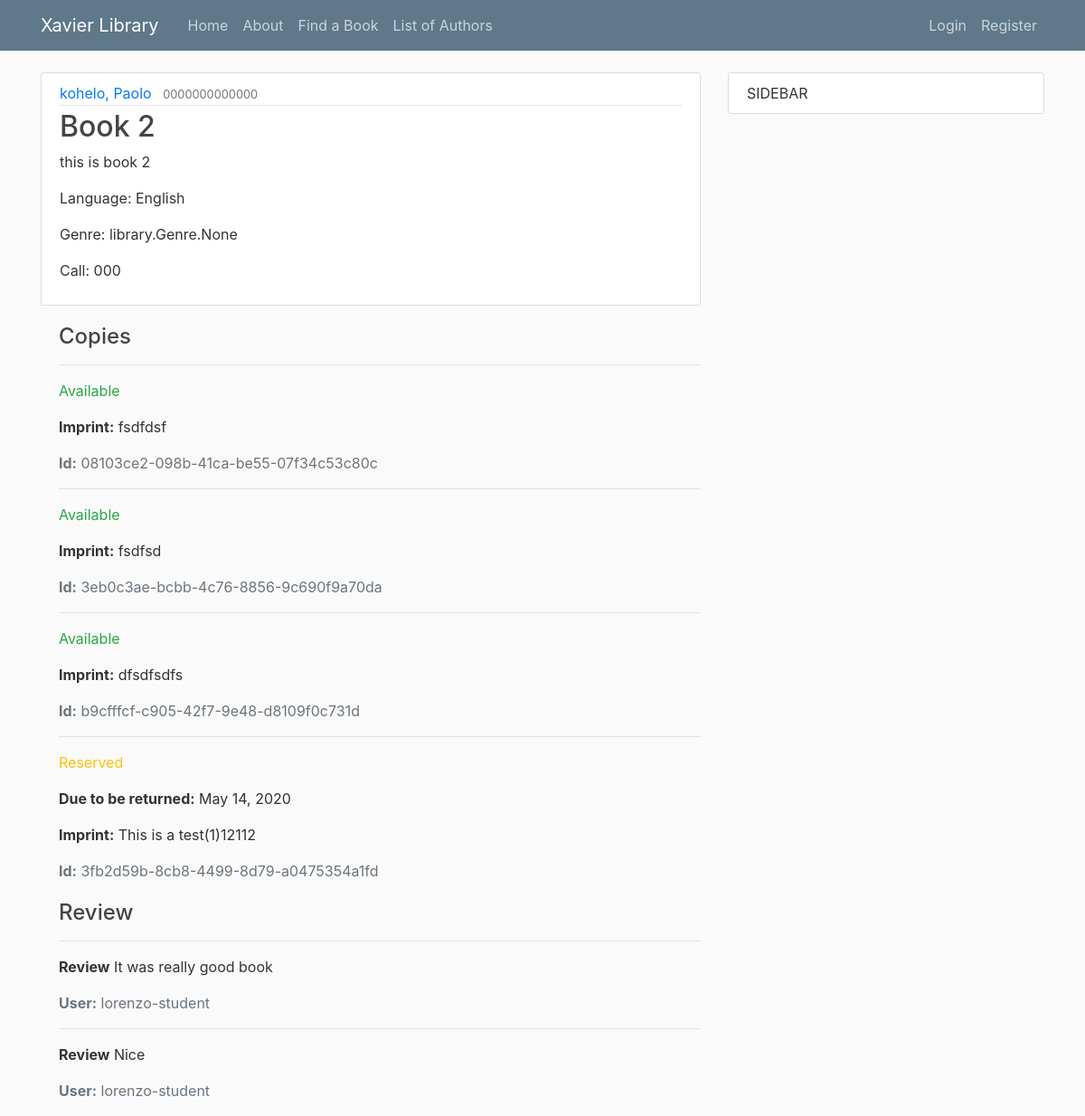
/book/2/, run on an earlier commit of the app's database.
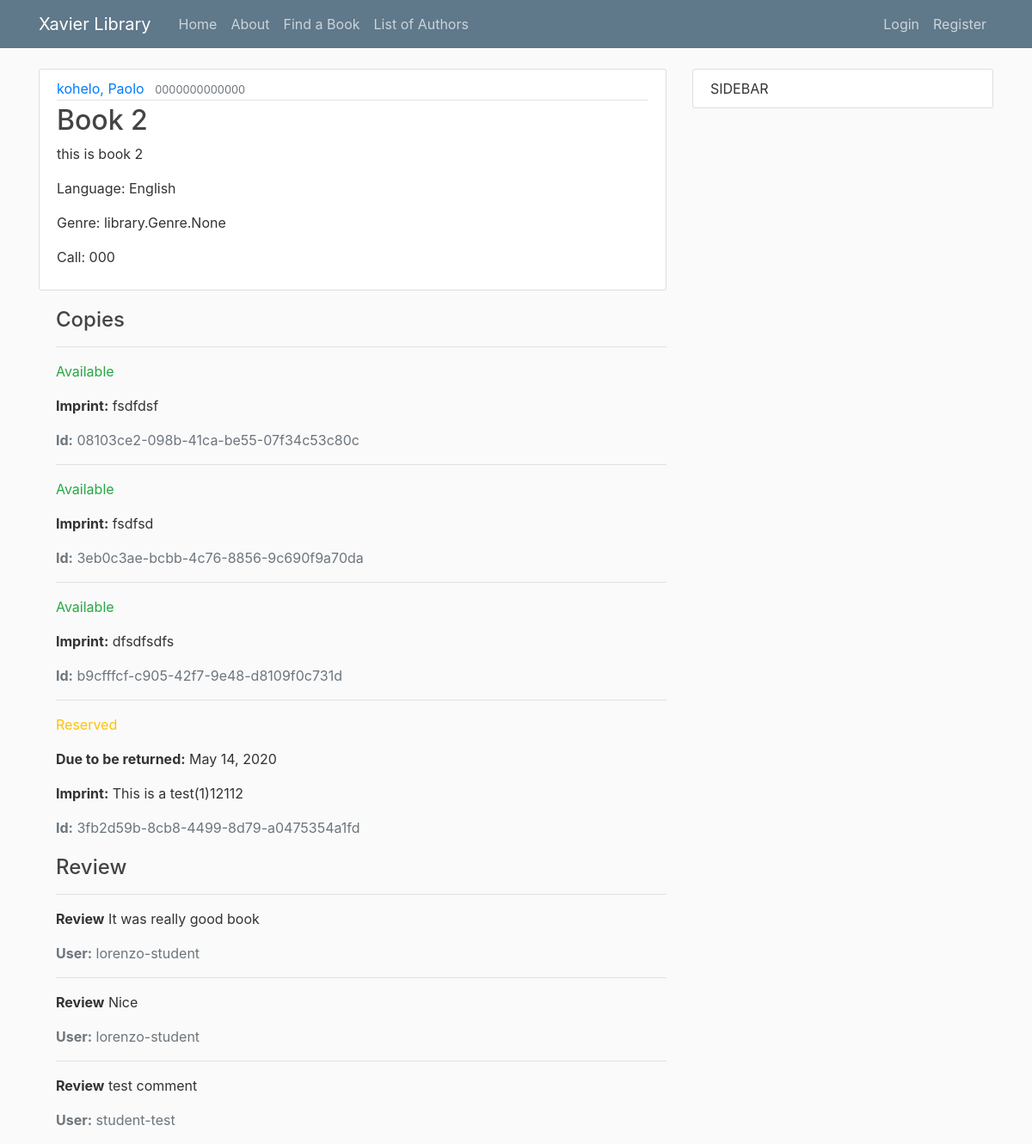
And on a later commit of the database.
### library/models.py (models this page shows, shortened)
class BookInstance(models.Model):
    id = models.UUIDField(primary_key=True, default=uuid.uuid4,
                          help_text="Unique ID for this particular book across whole library")
    book = models.ForeignKey('Book', on_delete=models.SET_NULL, null=True)
    imprint = models.CharField(max_length=200)
    due_back = models.DateField(null=True, blank=True, help_text="YYYY-MM-DD")
    borrower = models.ForeignKey(User, on_delete=models.SET_NULL, null=True, blank=True)
    LOAN_STATUS = (
        ('a', 'Available'),
        ('r', 'Reserved'),
    )
    """('d', 'Maintenance'),"""
    """('o', 'On loan'),"""
    status = models.CharField(
        max_length=1,
        choices=LOAN_STATUS,
        blank=True,
        default='a',
        help_text='Book availability')
    class Meta:
        ordering = ['due_back']
        permissions = (("can_mark_returned", "Set book as returned"),)

class comment(models.Model):
    book = models.ForeignKey('Book', on_delete=models.SET_NULL, null=True)
    comment = models.TextField(max_length=1000, help_text="Enter a Comment")
    author = models.ForeignKey(User, on_delete=models.SET_NULL, null=True)

### library/views.py (the view)
# urls.py: path('book/<int:pk>/',BookDetailView.as_view(), name='book-detail'),#path('book/<book>',views.book, name='library-book'),
class BookDetailView(DetailView):
	model = Book

### library/models.py (called while the page is built)
    def __str__(self):
        return self.name

    def __str__(self):
        return '{0}, {1}'.format(self.last_name, self.first_name)

### library/templates/library/book_detail.html (shortened to what this page needs)
{% extends "library/base.html" %}
{% block content%}
			<article class="media content-section">
			  <div class="media-body">
			    <div class="article-metadata">
			      <a class="mr-2" href="{% url 'author-detail' object.author.id %}">{{ object.author }}</a>
			      <small class="text-muted">{{ object.isbn }}</small>
			    </div>
			    <h2 class="article-title">{{ object.title }}</h2>
			    <p class="article-content">{{ object.summary }}</p>
			    <p class="article-content">Language: {{ object.language }}</p>
			    <p class="article-content">Genre: {{ object.genre }}</p>
			    <p class="article-content">Call: {{ object.call }}</p>
			  </div>
			 </article>
			  <div style="margin-left:20px;margin-top:20px">
			    <h4>Copies</h4>
			    {% for copy in object.bookinstance_set.all %}
			      <hr>
			      <p class="{% if copy.status == 'a' %}text-success{% elif copy.status == 'm' %}text-danger{% else %}text-warning{% endif %}">
			        {{ copy.get_status_display }}
			      </p>
			      {% if copy.status != 'a' %}
			        <p><strong>Due to be returned:</strong> {{ copy.due_back }}</p>
			      {% endif %}
			      <p><strong>Imprint:</strong> {{ copy.imprint }}</p>
			      <p class="text-muted"><strong>Id:</strong> {{ copy.id }}</p>
			    {% endfor %}
			  </div>
			<div style="margin-left:20px;margin-top:20px">
			    <h4>Review</h4>
			    {% for comment in book.comment_set.all %}
			      <hr>
			      <p><strong>Review</strong> {{ comment.comment }}</p>
			      <p class="text-muted"><strong>User:</strong> {{ comment.author }}</p>
			    {% endfor %}
			  </div>
{% endblock content %}

What changed in the data, as far as the page shows it:
added comment: comment "test comment", author "student-test"
